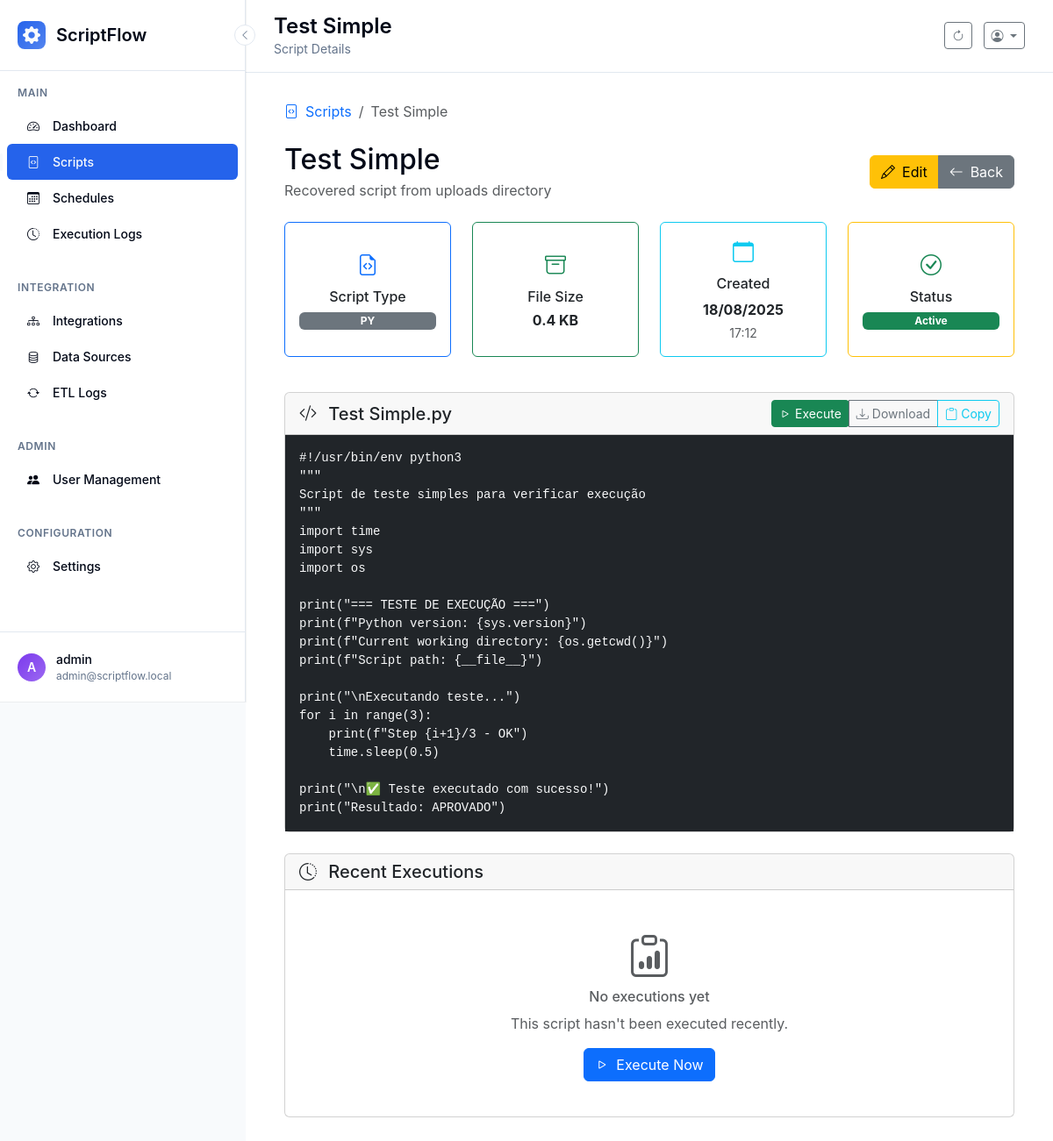
/scripts/1/view (signed in), run on the app's committed database.
### scriptflow.py (models this page shows, shortened)
class User(UserMixin, db.Model):
    __tablename__ = 'users'
    id = db.Column(db.Integer, primary_key=True)
    username = db.Column(db.String(80), unique=True, nullable=False)
    email = db.Column(db.String(120), unique=True, nullable=False)
    password_hash = db.Column(db.String(255), nullable=False)
    is_admin = db.Column(db.Boolean, default=False, nullable=False)
    can_view_all_data = db.Column(db.Boolean, default=False, nullable=False)
    created_at = db.Column(db.DateTime, default=datetime.now)
    last_login = db.Column(db.DateTime)

class Script(db.Model):
    __tablename__ = 'scripts'
    id = db.Column(db.Integer, primary_key=True)
    name = db.Column(db.String(100), nullable=False)
    description = db.Column(db.Text)
    filename = db.Column(db.String(255), nullable=False)
    file_path = db.Column(db.String(500), nullable=False)
    script_type = db.Column(db.String(10), nullable=False)  # 'py' or 'bat'
    file_size = db.Column(db.Integer)
    created_at = db.Column(db.DateTime, default=datetime.now)
    updated_at = db.Column(db.DateTime, default=datetime.now, onupdate=datetime.now)
    is_active = db.Column(db.Boolean, default=True)
    user_id = db.Column(db.Integer, db.ForeignKey('users.id'), nullable=False)

### app/controllers/scripts.py (the view)
    @scripts_bp.route('/<int:script_id>/view')
    @login_required
    def view_script(script_id):
        script = Script.query.filter_by(id=script_id, user_id=current_user.id, is_active=True).first_or_404()
        try:
            with open(script.file_path, 'r', encoding='utf-8') as f:
                content = f.read()
        except Exception as e:
            flash(f'Error reading script file: {str(e)}', 'error')
            return redirect(url_for('scripts.list_scripts'))
        return render_template('view_script.html', script=script, content=content)

### templates/view_script.html (shortened to what this page needs)
{% extends "base.html" %}
{% block page_title %}{{ script.name }}{% endblock %}
{% block page_subtitle %}Script Details{% endblock %}
{% block content %}
<div class="container-fluid">
    <div class="row">
        <div class="col-12">
            <nav aria-label="breadcrumb" class="mb-4">
                <ol class="breadcrumb">
                    <li class="breadcrumb-item">
                        <a href="{{ url_for('scripts.list_scripts') }}" class="text-decoration-none">
                            <i class="bi bi-file-code me-2"></i>Scripts
                        </a>
                    </li>
                    <li class="breadcrumb-item active" aria-current="page">{{ script.name }}</li>
                </ol>
            </nav>
            <div class="d-flex justify-content-between align-items-center mb-4">
                <div>
                    <h2 class="mb-1">{{ script.name }}</h2>
                    {% if script.description %}
                    <p class="text-muted mb-0">{{ script.description }}</p>
                    {% endif %}
                </div>
                <div class="btn-group" role="group">
                    <a href="{{ url_for('scripts.edit_script', script_id=script.id) }}" class="btn btn-warning">
                        <i class="bi bi-pencil me-2"></i>Edit
                    </a>
                    <a href="{{ url_for('scripts.list_scripts') }}" class="btn btn-secondary">
                        <i class="bi bi-arrow-left me-2"></i>Back
                    </a>
                </div>
            </div>
            <div class="row mb-4">
                <div class="col-md-3 mb-3">
                    <div class="card border-primary h-100">
                        <div class="card-body text-center d-flex flex-column justify-content-center">
                            <i class="bi bi-file-earmark-code text-primary mb-2" style="font-size: 1.5rem;"></i>
                            <h6 class="card-title mb-2">Script Type</h6>
                            <span class="badge bg-secondary">{{ script.script_type.upper() }}</span>
                        </div>
                    </div>
                </div>
                <div class="col-md-3 mb-3">
                    <div class="card border-success h-100">
                        <div class="card-body text-center d-flex flex-column justify-content-center">
                            <i class="bi bi-archive text-success mb-2" style="font-size: 1.5rem;"></i>
                            <h6 class="card-title mb-2">File Size</h6>
                            <p class="card-text h6 mb-0 fw-bold">{{ (script.file_size / 1024)|round(1) }} KB</p>
                        </div>
                    </div>
                </div>
                <div class="col-md-3 mb-3">
                    <div class="card border-info h-100">
                        <div class="card-body text-center d-flex flex-column justify-content-center">
                            <i class="bi bi-calendar text-info mb-2" style="font-size: 1.5rem;"></i>
                            <h6 class="card-title mb-2">Created</h6>
                            <p class="card-text mb-1 fw-bold">{{ script.created_at.strftime('%d/%m/%Y') }}</p>
                            <small class="text-muted">{{ script.created_at.strftime('%H:%M') }}</small>
                        </div>
                    </div>
                </div>
                <div class="col-md-3 mb-3">
                    <div class="card border-warning h-100">
                        <div class="card-body text-center d-flex flex-column justify-content-center">
                            <i class="bi bi-check-circle text-success mb-2" style="font-size: 1.5rem;"></i>
                            <h6 class="card-title mb-2">Status</h6>
                            <span class="badge bg-success">Active</span>
                        </div>
                    </div>
                </div>
            </div>
            <div class="card mb-4">
                <div class="card-header d-flex justify-content-between align-items-center">
                    <h5 class="mb-0">
                        <i class="bi bi-code-slash me-2"></i>
                        {{ script.name }}.{{ script.script_type }}
                    </h5>
                    <div class="btn-group btn-group-sm" role="group">
                        <form method="POST" action="{{ url_for('scripts.execute_script', script_id=script.id) }}" class="d-inline">
                            <button type="submit" class="btn btn-success btn-sm">
                                <i class="bi bi-play me-1"></i>Execute
                            </button>
                        </form>
                        <a href="{{ url_for('scripts.download_script', script_id=script.id) }}" class="btn btn-outline-secondary btn-sm">
                            <i class="bi bi-download me-1"></i>Download
                        </a>
                        <button type="button" class="btn btn-outline-info btn-sm" onclick="copyToClipboard()">
                            <i class="bi bi-clipboard me-1"></i>Copy
                        </button>
                    </div>
                </div>
                <div class="card-body p-0">
                    <pre class="bg-dark text-light p-3 mb-0" style="max-height: 500px; overflow-y: auto;"><code id="scriptContent">{{ content }}</code></pre>
                </div>
            </div>
            <div class="card">
                <div class="card-header">
                    <h5 class="mb-0">
                        <i class="bi bi-clock-history me-2"></i>
                        Recent Executions
                    </h5>
                </div>
                <div class="card-body">
                    <div class="text-center py-4">
                        <i class="bi bi-clipboard-data text-muted mb-3" style="font-size: 3rem;"></i>
                        <h6 class="text-muted">No executions yet</h6>
                        <p class="text-muted mb-3">This script hasn't been executed recently.</p>
                        <form method="POST" action="{{ url_for('scripts.execute_script', script_id=script.id) }}" class="d-inline">
                            <button type="submit" class="btn btn-primary">
                                <i class="bi bi-play me-2"></i>Execute Now
                            </button>
                        </form>
                    </div>
                </div>
            </div>
        </div>
    </div>
</div>
{% endblock %}

### templates/base.html (shortened to what this page needs)
<!DOCTYPE html>
<html lang="en">
<head>
    <link href="https://cdn.jsdelivr.net/npm/bootstrap@5.3.2/dist/css/bootstrap.min.css" rel="stylesheet">
    <link href="https://cdn.jsdelivr.net/npm/bootstrap-icons@1.11.0/font/bootstrap-icons.css" rel="stylesheet">
</head>
<body>
    <aside class="modern-sidebar" id="sidebar">
        <button class="sidebar-toggle" onclick="toggleSidebar()">
            <i class="bi bi-chevron-left"></i>
        </button>
        <div class="sidebar-header">
            <div class="sidebar-logo">
                <i class="bi bi-gear-fill"></i>
            </div>
            <div class="sidebar-title">ScriptFlow</div>
        </div>
        <nav class="sidebar-nav">
            <div class="nav-section">
                <div class="nav-section-title">Main</div>
                <a href="{{ url_for('main.dashboard') }}" class="nav-item{% if request.endpoint == 'main.dashboard' %} active{% endif %}">
                    <div class="nav-icon">
                        <i class="bi bi-speedometer2"></i>
                    </div>
                    <span class="nav-text">Dashboard</span>
                </a>
                <a href="{{ url_for('scripts.list_scripts') }}" class="nav-item{% if request.endpoint in ['scripts.list_scripts', 'scripts.upload_script', 'scripts.edit_script', 'scripts.view_script'] %} active{% endif %}">
                    <div class="nav-icon">
                        <i class="bi bi-file-code"></i>
                    </div>
                    <span class="nav-text">Scripts</span>
                </a>
                <a href="{{ url_for('schedules.list_schedules') }}" class="nav-item{% if request.endpoint in ['schedules.list_schedules', 'schedules.create_schedule', 'schedules.edit_schedule'] %} active{% endif %}">
                    <div class="nav-icon">
                        <i class="bi bi-calendar3"></i>
                    </div>
                    <span class="nav-text">Schedules</span>
                </a>
                <a href="{{ url_for('logs.list_logs') }}" class="nav-item{% if request.endpoint in ['logs.list_logs', 'logs.view_execution'] %} active{% endif %}">
                    <div class="nav-icon">
                        <i class="bi bi-clock-history"></i>
                    </div>
                    <span class="nav-text">Execution Logs</span>
                </a>
            </div>
            <div class="nav-section">
                <div class="nav-section-title">Integration</div>
                <a href="{{ url_for('integrations.list_integrations') }}" class="nav-item">
                    <div class="nav-icon">
                        <i class="bi bi-diagram-3"></i>
                    </div>
                    <span class="nav-text">Integrations</span>
                </a>
                <a href="{{ url_for('datasources.list_datasources') }}" class="nav-item{% if request.endpoint and 'datasources' in request.endpoint %} active{% endif %}">
                    <div class="nav-icon">
                        <i class="bi bi-database"></i>
                    </div>
                    <span class="nav-text">Data Sources</span>
                </a>
                <a href="{{ url_for('integrations.list_executions') }}" class="nav-item{% if request.endpoint == 'integrations.list_executions' or request.endpoint == 'integrations.view_execution' %} active{% endif %}">
                    <div class="nav-icon">
                        <i class="bi bi-arrow-repeat"></i>
                    </div>
                    <span class="nav-text">ETL Logs</span>
                </a>
            </div>
            {% if current_user.is_admin %}
            <div class="nav-section">
                <div class="nav-section-title">Admin</div>
                <a href="{{ url_for('admin.manage_users') }}" class="nav-item{% if request.endpoint in ['admin.manage_users', 'admin.create_user', 'admin.edit_user'] %} active{% endif %}">
                    <div class="nav-icon">
                        <i class="bi bi-people-fill"></i>
                    </div>
                    <span class="nav-text">User Management</span>
                </a>
            </div>
            {% endif %}
            <div class="nav-section">
                <div class="nav-section-title">Configuration</div>
                <a href="{{ url_for('main.settings') }}" class="nav-item{% if request.endpoint in ['main.settings', 'main.python_settings', 'main.terminal'] %} active{% endif %}">
                    <div class="nav-icon">
                        <i class="bi bi-gear"></i>
                    </div>
                    <span class="nav-text">Settings</span>
                </a>
            </div>
        </nav>
        <div class="sidebar-user" onclick="toggleUserMenu()">
            <div class="user-avatar">
                {{ current_user.username[0].upper() if current_user.username else 'U' }}
            </div>
            <div class="user-info">
                <div class="user-name">{{ current_user.username }}</div>
                <div class="user-email">{{ current_user.email if current_user.email else 'admin' }}</div>
            </div>
        </div>
    </aside>
    <main class="main-content" id="mainContent">
        <header class="main-header">
            <div>
                <h1 class="page-title">{% block page_title %}Dashboard{% endblock %}</h1>
                <p class="page-subtitle">{% block page_subtitle %}Welcome to ScriptFlow{% endblock %}</p>
            </div>
            <div>
                <button class="btn btn-outline-secondary btn-sm me-2" onclick="location.reload()">
                    <i class="bi bi-arrow-clockwise"></i>
                </button>
                <div class="dropdown d-inline-block">
                    <button class="btn btn-outline-secondary btn-sm dropdown-toggle" type="button" data-bs-toggle="dropdown">
                        <i class="bi bi-person-circle"></i>
                    </button>
                </div>
            </div>
        </header>
        <div class="content-area">
            {% block content %}{% endblock %}
        </div>
    </main>
</body>
</html>

### data on the page
User: username "A", username "admin", email "admin@scriptflow.local"
Script: name "Test Simple", description "Recovered script from uploads directory", script_type "PY", (script.file_size/1024)|round(1) "0.4", created_at "18/08/2025", created_at "17:12", script_type "py"
